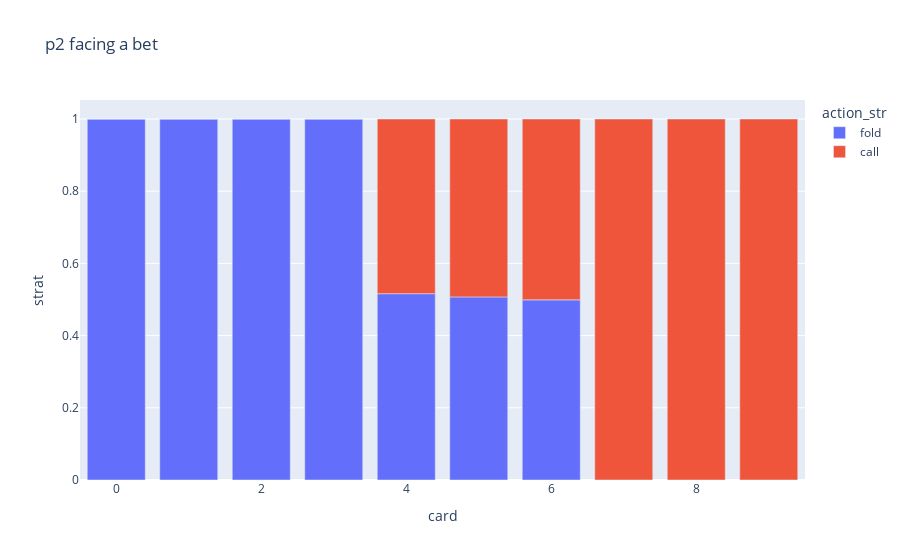

Notebook code for this chart:
### Code cell
df_sub = df_sub[(df_sub['history'] == ' 1 ')]

action_mapping = {
    0: 'fold',
    1: 'call',
}

df_sub['action_str'] = df_sub.apply(lambda row: action_mapping[row['action']], axis=1)
px.bar(
    df_sub,
    x='card',
    y='strat',
    color='action_str',
    title='p2 facing a bet'
)

### Figure 1 — Plotly figure (JSON) as saved in the notebook; plotly's stock layout.template omitted (floating-point values rounded to 4 significant figures)
{"data": [{"alignmentgroup": "True", "hovertemplate": "action_str=fold<br>card=%{x}<br>strat=%{y}<extra></extra>", "legendgroup": "fold", "marker": {"color": "#636efa", "pattern": {"shape": ""}}, "name": "fold", "offsetgroup": "fold", "orientation": "v", "showlegend": true, "textposition": "auto", "x": [0, 1, 2, 3, 4, 5, 6, 7, 8, 9], "xaxis": "x", "y": [1.0, 1.0, 1.0, 1.0, 0.5161, 0.5072, 0.499, 8.326e-07, 1.249e-06, 1.249e-06], "yaxis": "y", "type": "bar"}, {"alignmentgroup": "True", "hovertemplate": "action_str=call<br>card=%{x}<br>strat=%{y}<extra></extra>", "legendgroup": "call", "marker": {"color": "#EF553B", "pattern": {"shape": ""}}, "name": "call", "offsetgroup": "call", "orientation": "v", "showlegend": true, "textposition": "auto", "x": [0, 1, 2, 3, 4, 5, 6, 7, 8, 9], "xaxis": "x", "y": [1.249e-06, 5.412e-06, 1.771e-05, 2.333e-05, 0.4839, 0.4928, 0.501, 1.0, 1.0, 1.0], "yaxis": "y", "type": "bar"}], "layout": {"xaxis": {"anchor": "y", "domain": [0, 1], "title": {"text": "card"}}, "yaxis": {"anchor": "x", "domain": [0, 1], "title": {"text": "strat"}}, "legend": {"title": {"text": "action_str"}, "tracegroupgap": 0}, "title": {"text": "p2 facing a bet"}, "barmode": "relative"}}
